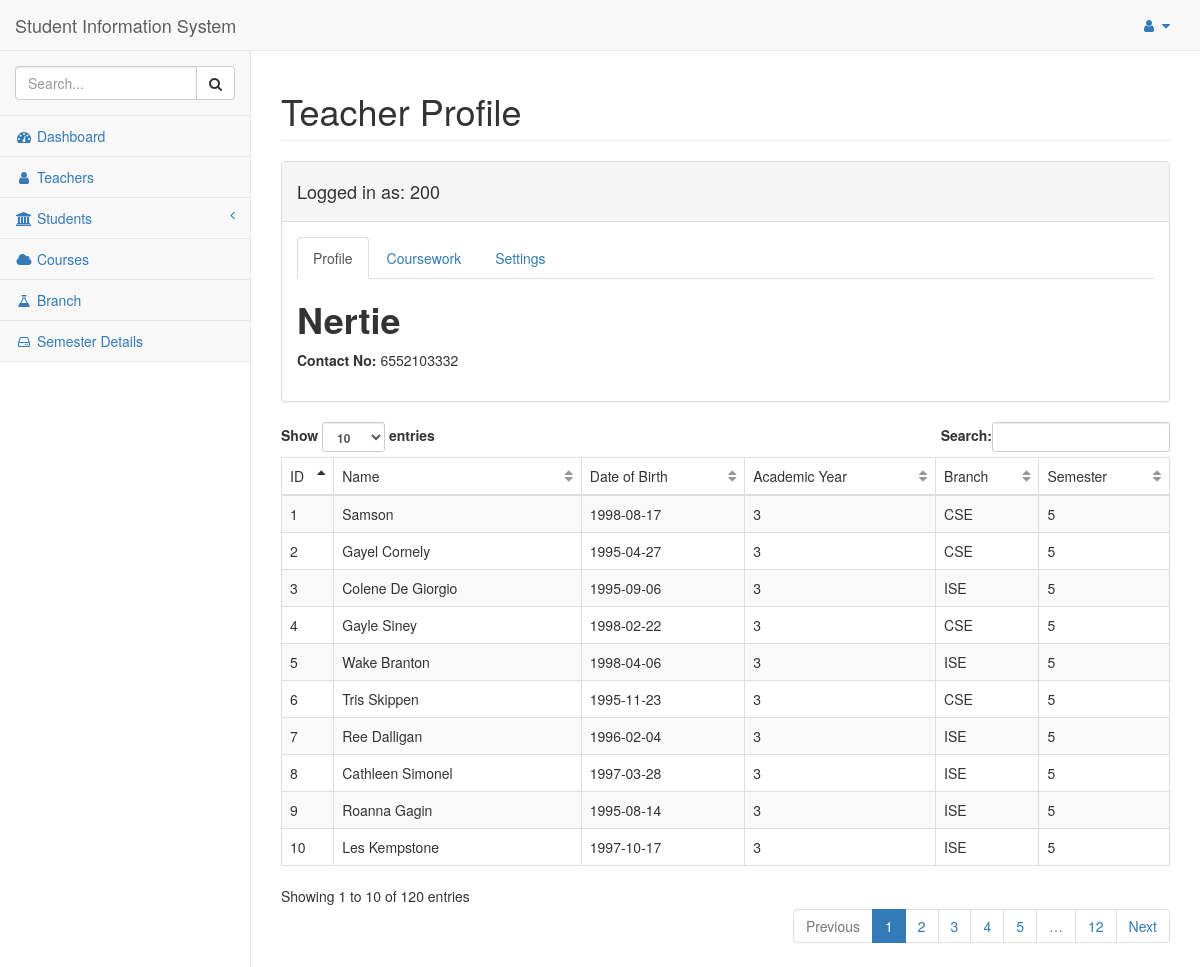
Before: /view (signed in) with the older database file.
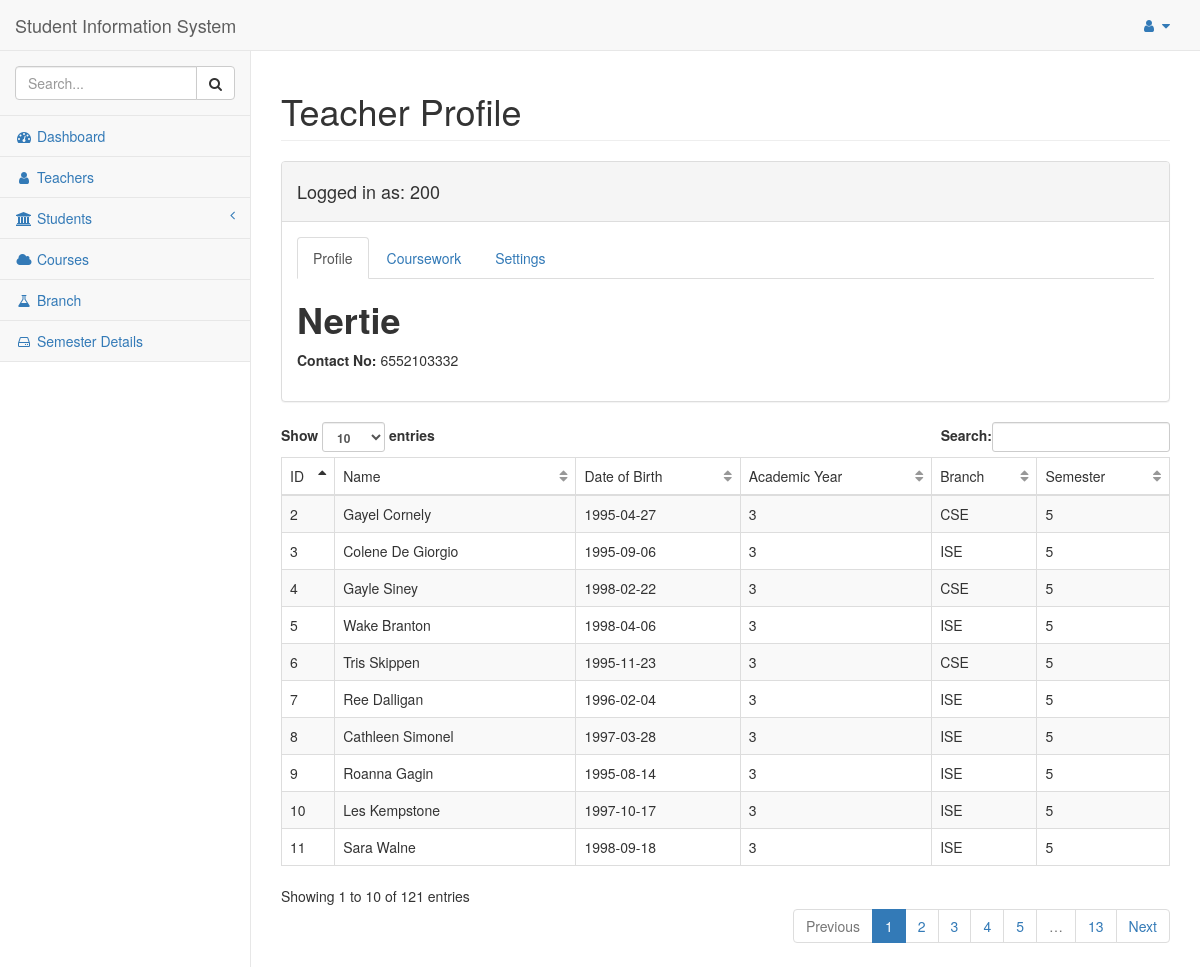
After: the same page with the newer database file.
### tables this page shows
CREATE TABLE Student
(
 student_id    integer NOT NULL ,
 student_name  text NOT NULL ,
 date_of_birth date NOT NULL ,
academic_year year NOT NULL ,
 branch_code   text NOT NULL ,
 semester   integer NOT NULL ,
PRIMARY KEY (student_id),

 FOREIGN KEY (branch_code,semester) REFERENCES Branch (branch_code, semester) ON DELETE CASCADE ON UPDATE CASCADE
);

### flaskapp.py (the view, shortened to what this page needs)
@app.route('/view', methods=['GET', 'POST'])
def view():
    global ID
    teacher = query_db("SELECT * FROM Teacher \
                         WHERE teacher_id=?", [ID], one=True)
    student_list = query_db("SELECT * FROM Student \
                             WHERE semester IN (SELECT semester "
                            "FROM Subject, Teacher WHERE "
                            "Teacher.sub_code=Subject.sub_code AND "
                            "teacher_id=?)",
                            [ID])
    if request.method == 'GET':
        if not session.get('logged_in'):
            return login()
        else:
            return render_template("user.html", id=ID,
                                   teacher=teacher, error=None,
                                   student_list=student_list)

### flaskapp.py (called while the page is built)
def get_db():
    db = getattr(g, '_database', None)
    if db is None:
        db = g._database = sqlite3.connect(DATABASE)
        db.create_function('avg', 3, average)
        db.row_factory = sqlite3.Row
    return db

def query_db(query: object, args: object,
             one: object = False) -> object:
    cur = get_db().execute(query, args)
    rv = cur.fetchall()
    cur.close()
    return (rv[0] if rv else None) if one else rv

@app.teardown_appcontext
def close_connection(exception):
    db = getattr(g, '_database', None)
    if db is not None:
        db.close()

### templates/user.html (shortened to what this page needs)
{% extends "base.html" %}
{% block title %}
  Teacher Profile
{% endblock title %}
{% block content %}
  <div class="panel panel-default">
    <div class="panel-heading">
      <h4>Logged in as: {{ teacher['teacher_id'] }}</h4>
    </div>
    <div class="panel-body">
      <ul class="nav nav-tabs">
        <li class="active"><a href="#profile" data-toggle="tab" aria-expanded="true">Profile</a>
      </li>
      <li><a href="#messages" data-toggle="tab">Coursework</a>
    </li>
    <li><a href="#settings" data-toggle="tab">Settings</a>
  </li>
</ul>
<div class="tab-content">
  <div class="tab-pane fade active in" id="profile">
    <h1><strong>{{ teacher['teacher_name'] }}</strong></h1>
    <p><label>Contact No: </label> {{ teacher['phone'] }}</p>
  </div>
  <div class="col-lg-12">
  </div>
</div>
</div>
</div>
<table class="table table-striped table-bordered table-hover dataTable no-footer" style="width: 100%;" id="dataTables">
<thead>
<tr role="row">
  <td>ID</td>
  <td>Name</td>
  <td>Date of Birth</td>
  <td>Academic Year</td>
  <td>Branch</td>
  <td>Semester</td>
</tr>
</thead>
<tbody>
{% for student in student_list %}
  <tr>
    <td>{{ student['student_id'] }}</td>
    <td>{{ student['student_name'] }}</td>
    <td>{{ student['date_of_birth'] }}</td>
    <td>{{ student['academic_year'] }}</td>
    <td>{{ student['branch_code'] }}</td>
    <td>{{ student['semester'] }}</td>
  </tr>
{% endfor %}
</tbody>
</table>
</div>
{% endblock content%}

Changed rows visible on the page:
removed Student: student_id "1", student_name "Samson", date_of_birth "1998-08-17", academic_year "3", branch_code "CSE", semester "5"
now on this page (row unchanged): Student: student_id "11", student_name "Sara Walne", date_of_birth "1998-09-18", academic_year "3", branch_code "ISE", semester "5"
Other visible differences:
text written by a page script: "Show entries Search: Showing 1 to 10 of 120 entries Previous 1 2 3 4 5 … 12 Next" → "Show entries Search: Showing 1 to 10 of 121 entries Previous 1 2 3 4 5 … 13 Next"
